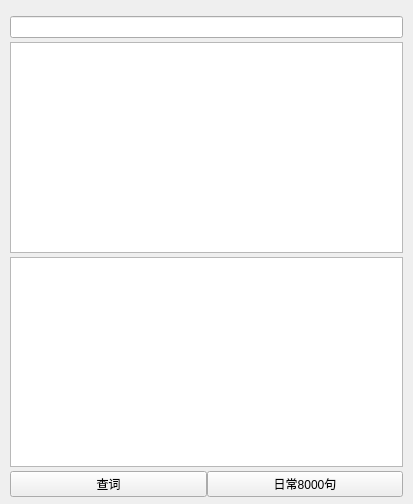
<?xml version="1.0" encoding="UTF-8"?>
<ui version="4.0">
 <class>MainWindow</class>
 <widget class="QMainWindow" name="MainWindow">
  <property name="geometry">
   <rect>
    <x>0</x>
    <y>0</y>
    <width>413</width>
    <height>504</height>
   </rect>
  </property>
  <property name="windowTitle">
   <string>MainWindow</string>
  </property>
  <widget class="QWidget" name="centralWidget">
   <widget class="QWidget" name="verticalLayoutWidget">
    <property name="geometry">
     <rect>
      <x>6</x>
      <y>10</y>
      <width>401</width>
      <height>491</height>
     </rect>
    </property>
    <layout class="QVBoxLayout" name="verticalLayout">
     <property name="spacing">
      <number>4</number>
     </property>
     <property name="leftMargin">
      <number>4</number>
     </property>
     <property name="topMargin">
      <number>6</number>
     </property>
     <property name="rightMargin">
      <number>4</number>
     </property>
     <property name="bottomMargin">
      <number>4</number>
     </property>
     <item>
      <widget class="QLineEdit" name="lineEdit"/>
     </item>
     <item>
      <widget class="QListWidget" name="listWidget">
       <property name="frameShape">
        <enum>QFrame::StyledPanel</enum>
       </property>
       <property name="frameShadow">
        <enum>QFrame::Sunken</enum>
       </property>
      </widget>
     </item>
     <item>
      <widget class="QTreeWidget" name="treeWidget">
       <attribute name="headerVisible">
        <bool>false</bool>
       </attribute>
       <column>
        <property name="text">
         <string notr="true">1</string>
        </property>
       </column>
      </widget>
     </item>
     <item>
      <layout class="QHBoxLayout" name="horizontalLayout">
       <property name="spacing">
        <number>0</number>
       </property>
       <item>
        <widget class="QPushButton" name="pushButton">
         <property name="enabled">
          <bool>true</bool>
         </property>
         <property name="text">
          <string>查词</string>
         </property>
         <property name="checkable">
          <bool>false</bool>
         </property>
         <property name="checked">
          <bool>false</bool>
         </property>
         <property name="autoDefault">
          <bool>false</bool>
         </property>
         <property name="default">
          <bool>false</bool>
         </property>
         <property name="flat">
          <bool>false</bool>
         </property>
        </widget>
       </item>
       <item>
        <widget class="QPushButton" name="pushButton_2">
         <property name="text">
          <string>日常8000句</string>
         </property>
         <property name="checkable">
          <bool>false</bool>
         </property>
         <property name="flat">
          <bool>false</bool>
         </property>
        </widget>
       </item>
      </layout>
     </item>
    </layout>
   </widget>
  </widget>
 </widget>
 <layoutdefault spacing="6" margin="11"/>
 <resources/>
 <connections/>
</ui>
